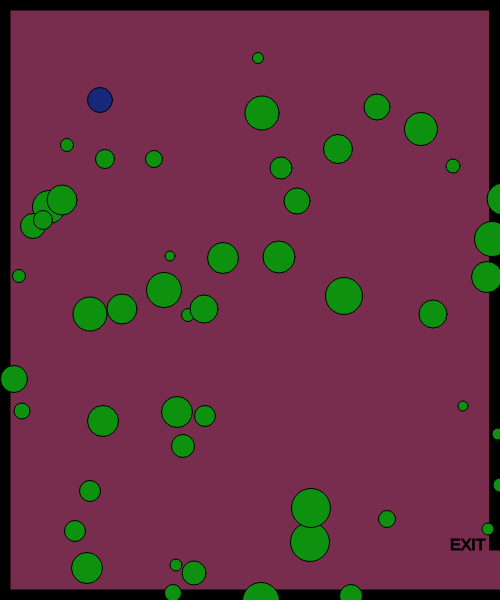
Frame 1 (no input)
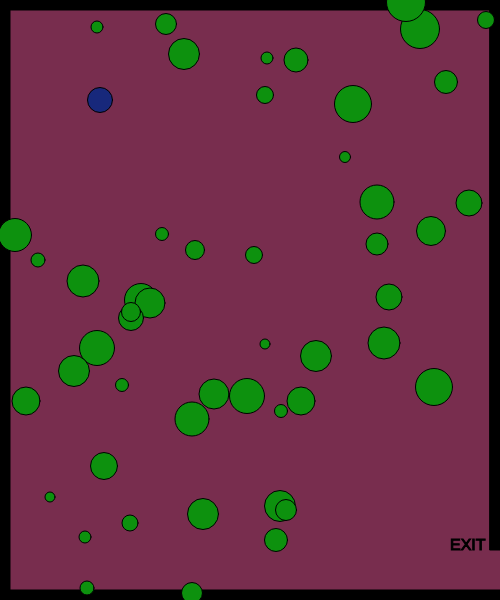
Frame 60 (no input)
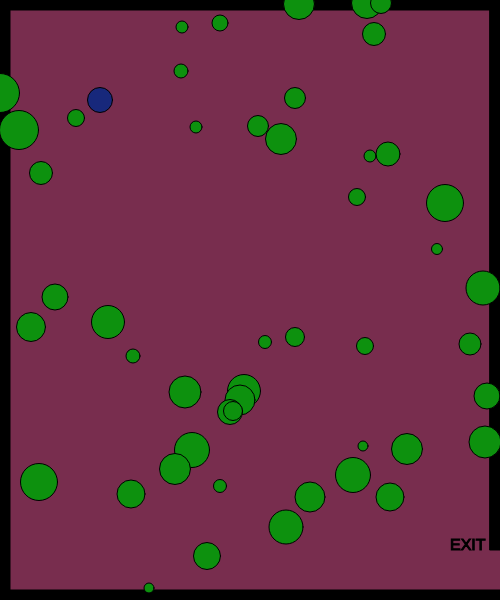
Frame 120 (the mouse pressed at the canvas centre since frame 60)

The p5.js sketch that drew these frames (run headless with seeded random() and noise() and a simulated clock; from frame 60 on, the mouse is pressed at the canvas centre):

// p5.js sketch
// ── sketch.js
// x and y for my character
var characterX = 100;
var characterY = 100;
// define the key codes for each letter
var w = 87;
var s = 83;
var a = 65;
var d = 68;

// x and y for a shape
var shapeX = 30;
var shapeY = 50;

var shapeXs = [];
var shapeYs = [];
var diameters = [];

var shapeXSpeeds = [];
var shapeYSpeeds = [];

// create a shape when the mouse is clicked
var mouseShapeX;
var mouseShapeY;

function setup() {
    createCanvas(500, 600);
    // get a random speed when the it first starts
    for (var i = 0; i < 50; i++) {
        shapeXSpeeds[i] = Math.floor(Math.random() * (Math.floor(Math.random() * 5)) + 1);
        shapeYSpeeds[i] = Math.floor(Math.random() * (Math.floor(Math.random() * 5)) + 1);
        shapeXs[i] = getRandomNumber(500);
        shapeYs[i] = getRandomNumber(600);
        diameters[i] = getRandomNumber(30);
    }
}

function draw() {
    background(120, 45, 78);
    stroke(0);
    fill(0);

    // call createBorders function
    createBorders(10);

    // exit message
    textSize(16);
    text("EXIT", width - 50, height - 50)

    //createCharacter(200,350);
    drawCharacter();
    characterMovement();


    // potential enemy
    fill(13, 145, 14);
    // draw the shape
    for (var i = 0; i < shapeXs.length; i++) {
        circle(shapeXs[i], shapeYs[i], diameters[i]);
        shapeXSpeeds[i] = Math.floor(Math.random() * (Math.floor(Math.random() * 5)) + 1);
        shapeYSpeeds[i] = Math.floor(Math.random() * (Math.floor(Math.random() * 5)) + 1);

        // move the shape
        shapeXs[i] += shapeXSpeeds[i];
        shapeYs[i] += shapeYSpeeds[i];
        // check to see if the shape has gone out of bounds
        if (shapeXs[i] > width) {
            shapeXs[i] = 0;
        }
        if (shapeXs[i] < 0) {
            shapeXs[i] = width;
        }
        if (shapeYs[i] > height) {
            shapeYs[i] = 0;
        }
        if (shapeYs[i] < 0) {
            shapeYs[i] = height;
        }
    }
    // check to see if the character has left the exit
    if (characterX > width && characterY > width - 50) {
        fill(0);
        stroke(5);
        textSize(26);
        text("You Win!", width / 2 - 50, height / 2 - 50);
    }

    // create the shape based on the mouse click
    fill(120, 130, 140);
    circle(mouseShapeX, mouseShapeY, 25);
}

function characterMovement() {
    // handle the keys
    if (keyIsDown(w)) {
        characterY -= 10;
    }
    if (keyIsDown(s)) {
        characterY += 10;
    }
    if (keyIsDown(a)) {
        characterX -= 10;
        console.log("movement: " + characterX);
    }
    if (keyIsDown(d)) {
        characterX += 10;
    }
}

function createCharacter(x, y) {
    characterX = x;
    characterY = y;
}

function drawCharacter() {
    fill(23, 40, 123);
    circle(characterX, characterY, 25);
}

function createBorders(thickness) {
    // top border
    rect(0, 0, width, thickness);
    // left border
    rect(0, 0, thickness, height);
    // bottom border
    rect(0, height - thickness, width, thickness);
    // right upper border
    rect(width - thickness, 0, thickness, height - 50);
}

function mouseClicked() {
    mouseShapeX = mouseX;
    mouseShapeY = mouseY;
}

function getRandomNumber(number) {
    return Math.floor(Math.random() * number) + 10;
}
